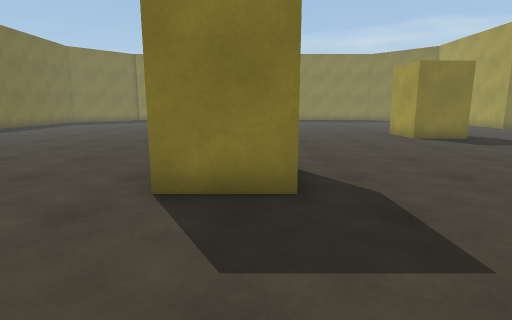
[1] (above)

22 first-person views from a walk through a 3-D level made in the Unity game engine. The camera is 1.3 m above the floor, tilts 10° down and sees 80° across. The floor is counted in squares, 1 m on a side. Each view is taken from the middle of a square. On the plan, view 1 faces up. The plan holds only what a view shows up to about 14 squares ahead; the rest is blank. The player character is not drawn.

[2]
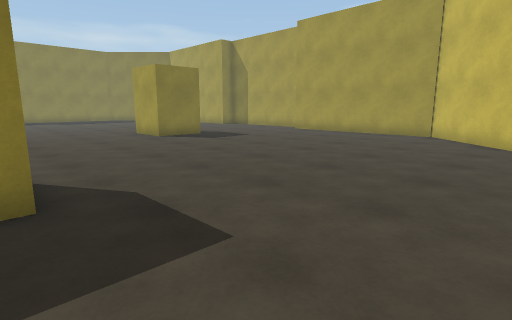

[3]
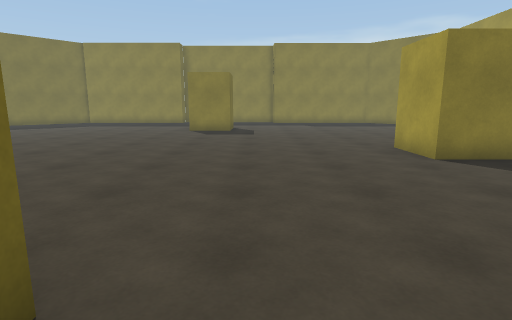

[4]
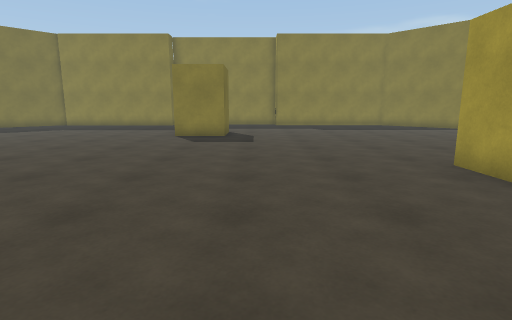

[5]
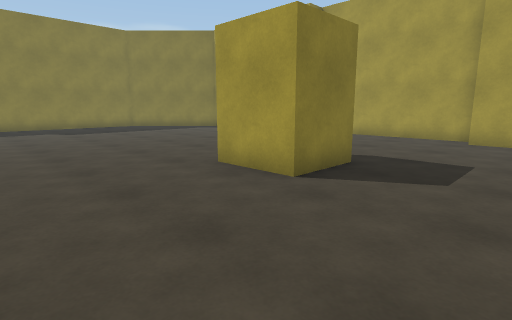

[6]
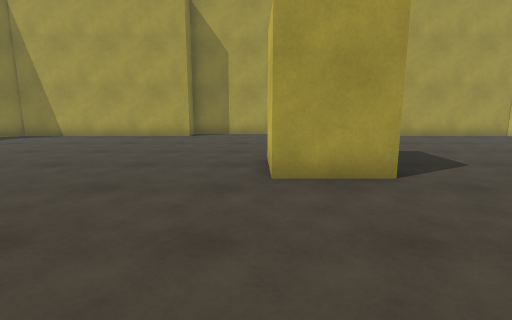

[7]
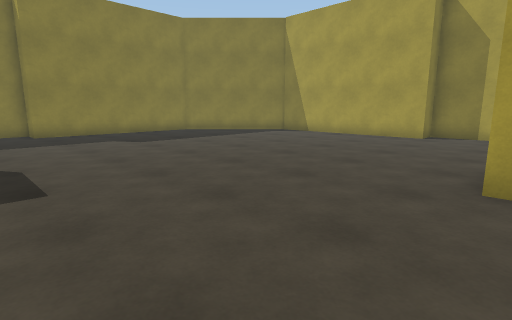

[8]
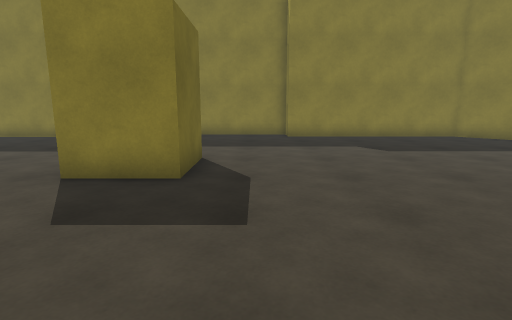

[9]
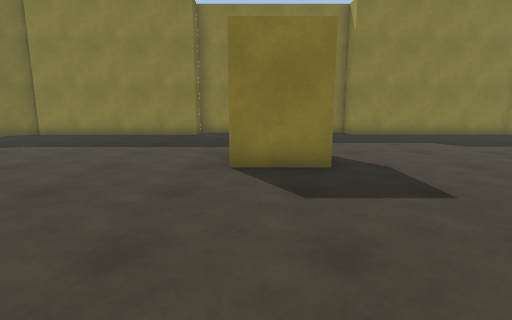

[10]
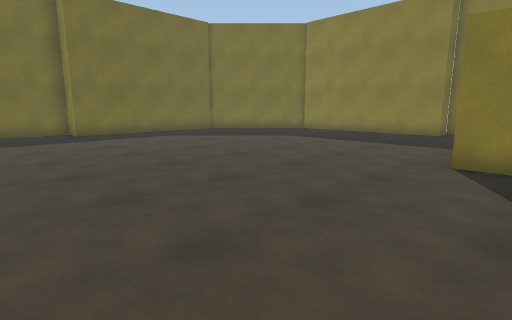

[11]
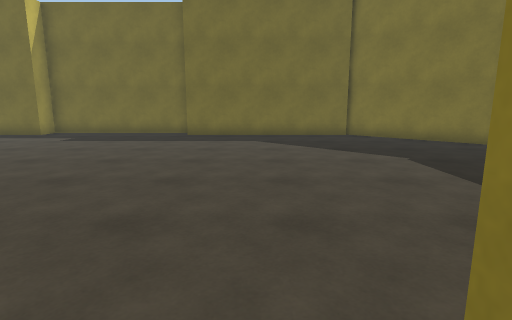

[12]
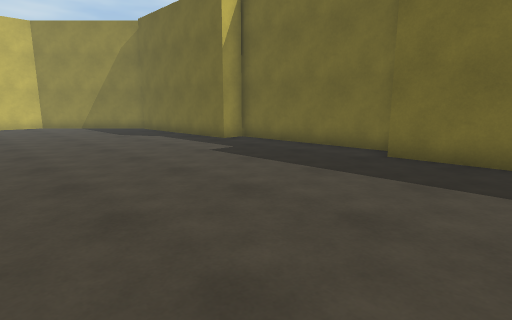

[13]
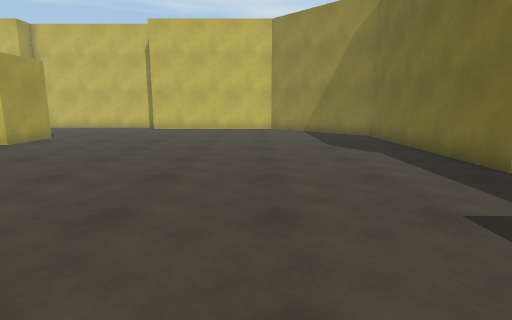

[14]
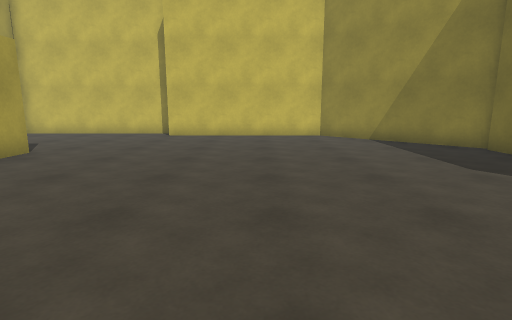

[15]
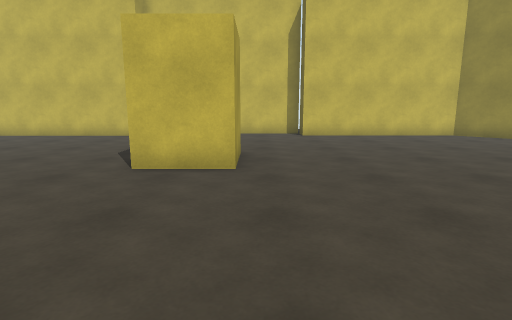

[16]
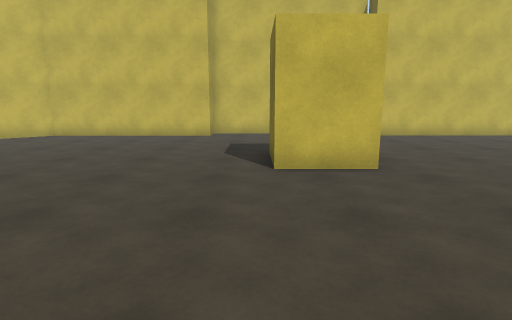

[17]
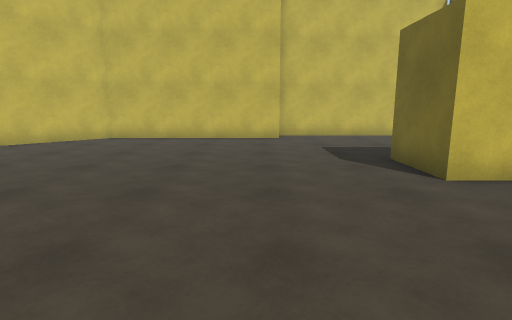

[18]
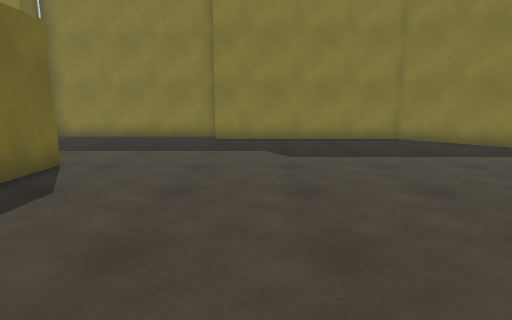

[19]
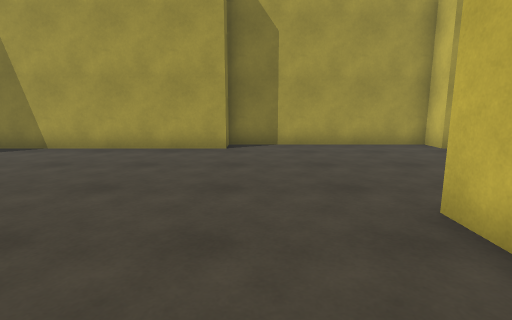

[20]
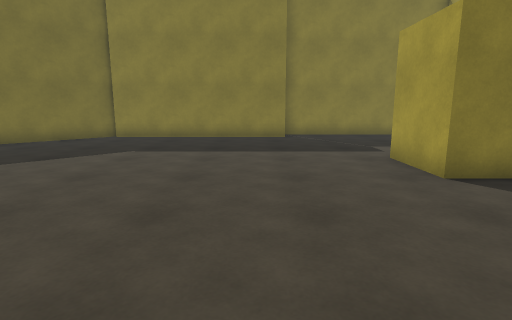

[21]
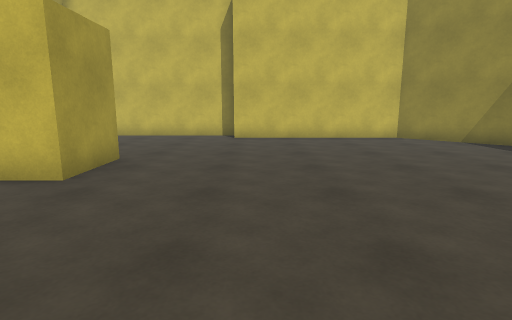

[22]
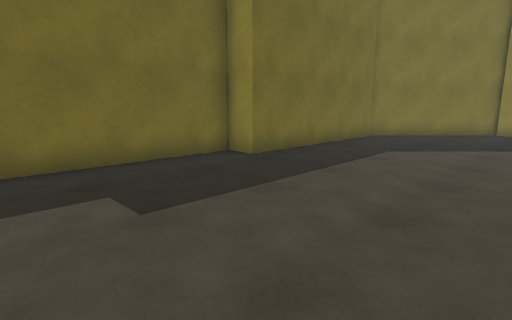

### Floor plan
Points are (right, up) in squares from view 1. A wall is a line through its corners. A room is listed if a view was taken in it or the views show most of it. See-through windows are left out.
Room 1 (views 1, 2, 3, 4, 5, 6, 7, 8, 9, 10, 11, 12, 13, 14, 15, 16, 17, 18, 19, 20, 21, 22)
walls: (3, -1.2) (3, -0.7) (9.9, -0.7) (14.5, 3.9) (14.5, 11.2) (15.4, 11.2) (15.4, 17.9) (14.5, 17.9) (14.5, 25.4) (10.6, 29.2) (3.4, 29.2) (3.4, 30.3) (-3.7, 30.3) (-3.7, 29.2) (-11.1, 29.2); (-4.1, -1.8) (3, -1.8); (-15.2, 3.6) (-10.9, -0.7) (-4.1, -0.7) (-4.1, -1.1); (-15, 25.2) (-15, 17.9) (-16, 17.9) (-16, 11.2) (-15, 11.2) (-15, 3.8); (-11, 29.4) (-15.2, 25.1)
objects: other object (-1, 5) to (0, 7); other object (-1, 22) to (0, 24); other object (7, 13) to (8, 15)

Positions as (right, up) in squares from view 1, and headings:
1: (0, 0), facing up
2: (0, 0), facing up-right
3: (2, 5), facing up
4: (2, 8), facing up
5: (2, 9), facing up-right
6: (1, 15), facing right
7: (1, 14), facing up-right
8: (2, 16), facing up
9: (-1, 15), facing up
10: (0, 14), facing up-left
11: (-1, 21), facing left
12: (-7, 21), facing down-left
13: (-10, 17), facing down
14: (-8, 13), facing down
15: (-2, 13), facing down
16: (1, 13), facing down
17: (4, 12), facing down
18: (5, 17), facing up
19: (5, 17), facing right
20: (-5, 16), facing up
21: (-5, 12), facing down
22: (-9, 12), facing up-left
